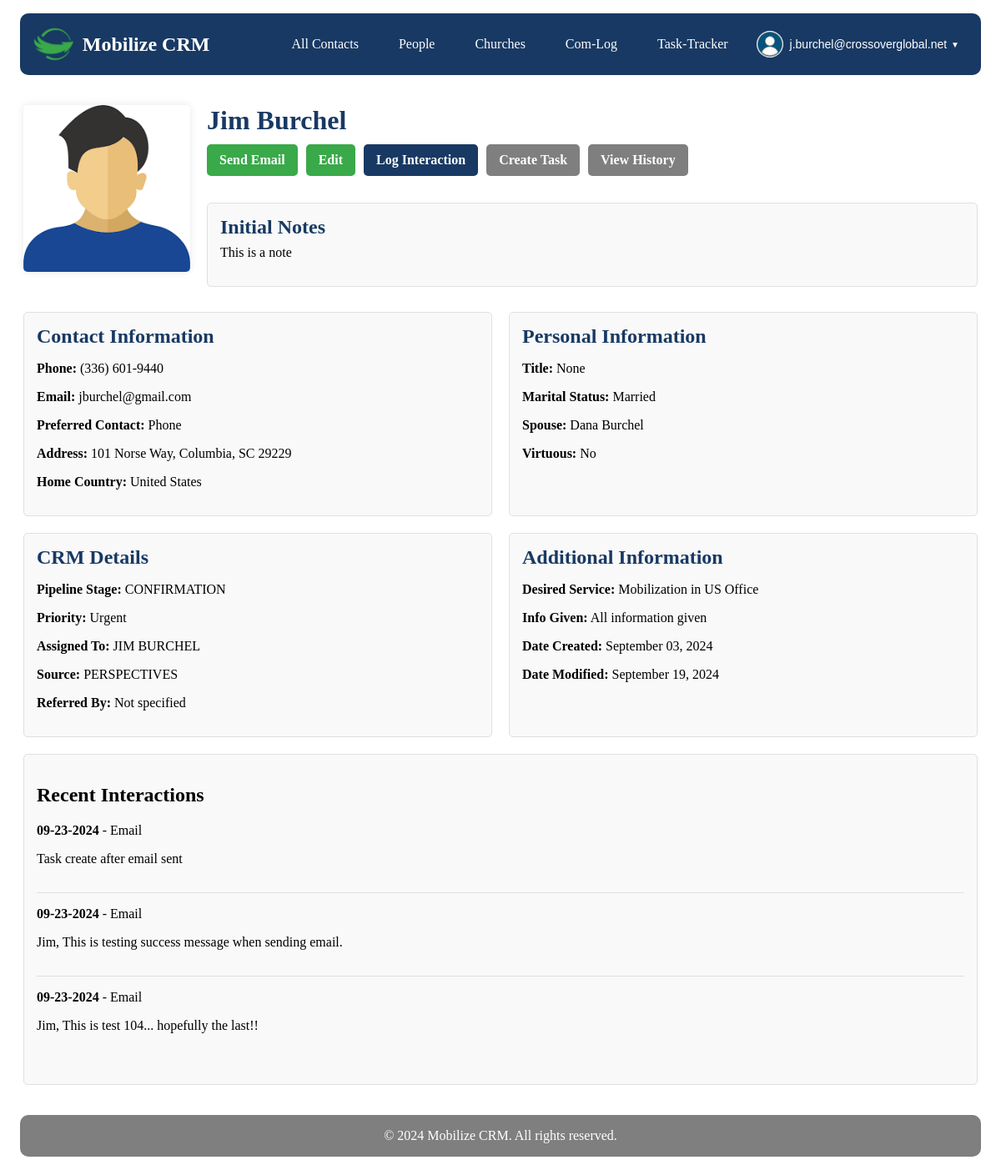
Before: /contacts/person/236/ (signed in) with the older database file.
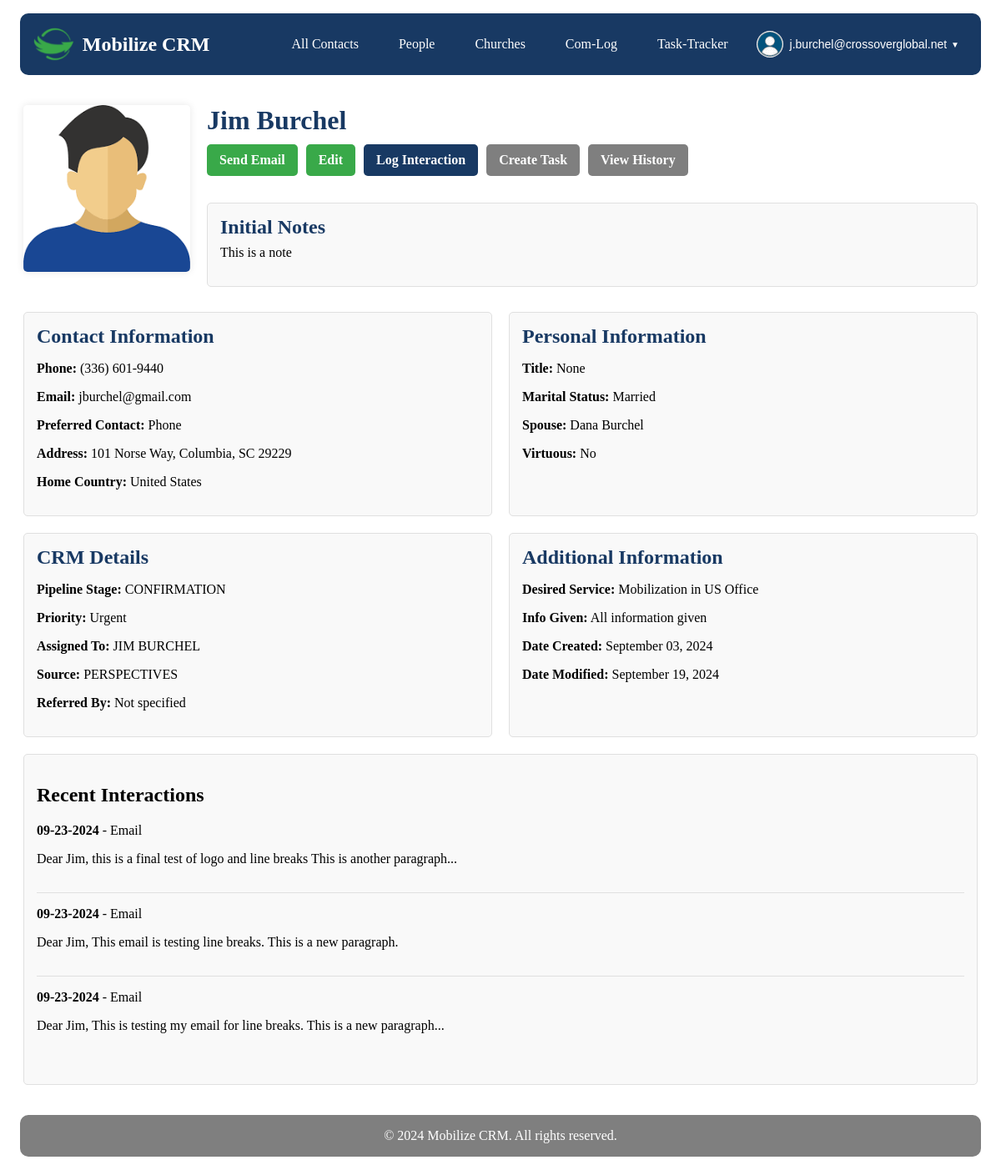
After: the same page with the newer database file.
### com_log/models.py (models this page shows, shortened)
class ComLog(models.Model):
    COMMUNICATION_TYPES = [
        ('email', 'Email'),
        ('phone', 'Phone'),
        ('text', 'Text'),
        ('meeting', 'Meeting'),
        ('video', 'Video Conference'),
        ('facebook', 'Facebook Messenger'),
        ('whatsapp', 'WhatsApp'),
        ('signal', 'Signal'),
    ]
    user = models.ForeignKey(settings.AUTH_USER_MODEL, on_delete=models.CASCADE)
    content_type = models.ForeignKey(ContentType, on_delete=models.CASCADE)
    object_id = models.PositiveIntegerField()
    contact = GenericForeignKey('content_type', 'object_id')
    interaction_type = models.CharField(max_length=20)
    communication_type = models.CharField(max_length=20, choices=COMMUNICATION_TYPES)
    subject = models.CharField(max_length=255, blank=True)
    notes = models.TextField()
    direction = models.CharField(max_length=10, choices=[('Incoming', 'Incoming'), ('Outgoing', 'Outgoing')],default='Outgoing')
    date = models.DateTimeField(auto_now_add=True)
    class Meta:
        ordering = ['-date']

### contacts/views.py (the view)
# urls.py: path('person/<int:pk>/', views.PersonDetailView.as_view(), name='person_detail'),
@method_decorator(login_required, name='dispatch')
class PersonDetailView(DetailView, LoginRequiredMixin):
    model = People
    template_name = 'contacts/person_detail.html'
    context_object_name = 'person'
    def get_context_data(self, **kwargs):
        context = super().get_context_data(**kwargs)
        person_content_type = ContentType.objects.get_for_model(People)
        contact_content_type = ContentType.objects.get_for_model(Contact)
        recent_communications = ComLog.objects.filter(
            (Q(content_type=person_content_type) & Q(object_id=self.object.id)) |
            (Q(content_type=contact_content_type) & Q(object_id=self.object.contact_ptr_id))
        ).order_by('-date')
        logger.info(f"PersonDetailView: Fetched {recent_communications.count()} recent communications for Person {self.object.id}")
        for comm in recent_communications:
            logger.info(f"PersonDetailView: ComLog: {comm.id}, Date: {comm.date}, Type: {comm.communication_type}, Content Type: {comm.content_type}")
        context['recent_communications'] = recent_communications
        return context

### contacts/templates/contacts/person_detail.html (shortened to what the changed rows need)
{% extends 'core/base.html' %}
{% load static %}
{% block extra_css %}
<link rel="stylesheet" href="{% static 'css/person_detail.css' %}">
{% endblock %}
{% block content %}
<div class="person-detail-container">
    <div class="person-header">
        <div class="person-title-and-actions">
            <h1 class="person-name">{{ person.first_name }} {{ person.last_name }}</h1>
            <div class="additional-info">
                <h2>Initial Notes</h2>
            </div>
        </div>
    </div>
    <div class="person-content">
        <div class="info-section">
            <h2>Contact Information</h2>
        </div>
        <div class="info-section">
            <h2>Personal Information</h2>
        </div>
        <div class="info-section">
            <h2>CRM Details</h2>
        </div>
        <div class="info-section">
            <h2>Additional Information</h2>
        </div>
    </div>
    <div class="interaction-history">
        <h2>Recent Interactions</h2>
            {% if recent_communications %}
            {% for comm in recent_communications|slice:":3" %}
                <div class="interaction">
                    <p><strong>{{ comm.date|date:"m-d-Y" }}</strong> - {{ comm.get_communication_type_display }}</p>
                    <p>{{ comm.notes }}</p>
                </div>
            {% endfor %}
            {% else %}
                <p>No recent communications recorded.</p>
            {% endif %}
    </div>
</div>
{% endblock %}

Changed rows visible on the page:
no longer on this page (row unchanged): ComLog: date "09-23-2024", communication_type "Email", notes "Task create after email sent"
no longer on this page (row unchanged): ComLog: date "09-23-2024", communication_type "Email", notes "Jim, This is testing success message when sending email."
no longer on this page (row unchanged): ComLog: date "09-23-2024", communication_type "Email", notes "Jim, This is test 104... hopefully the last!!"
added ComLog: date "09-23-2024", communication_type "Email", notes "Dear Jim, this is a final test of logo and line breaks This is another paragraph..."
added ComLog: date "09-23-2024", communication_type "Email", notes "Dear Jim, This email is testing line breaks. This is a new paragraph."
added ComLog: date "09-23-2024", communication_type "Email", notes "Dear Jim, This is testing my email for line breaks. This is a new paragraph..."
